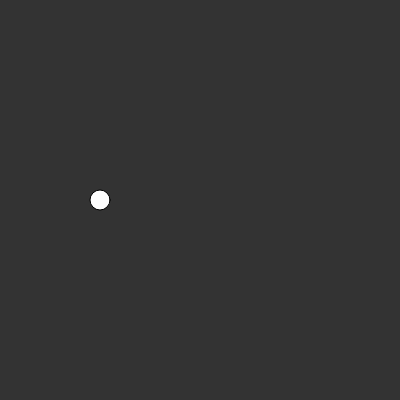
Frame 1 (no input)
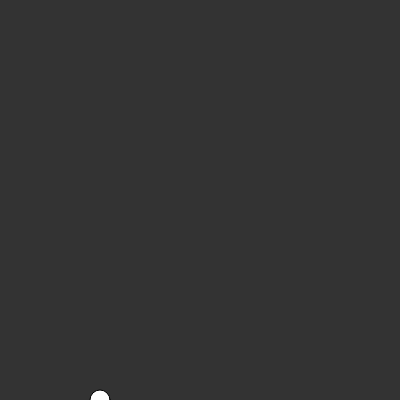
Frame 60 (no input)
Frame 120 (the mouse pressed at the canvas centre since frame 60): identical to frame 60, image omitted

The p5.js sketch that drew these frames (run headless with seeded random() and noise() and a simulated clock; from frame 60 on, the mouse is pressed at the canvas centre):

// p5.js sketch
// ── sketch.js
let listPipes = [];
let bird;

function setup() {
	createCanvas(400, 400);
	bird = new Bird();
	fill(255);
}

function draw() {
	background(51);

	bird.show();
	bird.update();

	if (frameCount % 180 == 0) {
		const pipe = new Pipe();
		listPipes.push(pipe);
	}

	for (var i = 0; i < listPipes.length; i++) {
		listPipes[i].show();
		listPipes[i].update();

		if (listPipes[i].collision()) {
			console.log("you lose");
			fill(255);
			noLoop();
			background(255, 0, 0, 100);
		}

		if (listPipes[i].x + listPipes[i].width < 0) {
			listPipes.splice(i, 1);
		}
	}
}

function keyPressed() {
	if (key == " ") {
		bird.up();
	}
}

// ── bird.js
class Bird {
	constructor() {
		this.size = 20;
		this.x = 100;
		this.y = height / 2;
		this.vel = 0;
		this.gravity = 0.8;
		this.lift = -12;
		this.airDrag = 0.9;
	}

	update() {
		this.y += this.vel;
		this.vel += this.gravity;
		if (this.y + this.vel > height) {
			this.y = height;
			this.vel = 0;
		}
		if (this.y + this.vel < 0) {
			this.y = 0;
			this.vel = 1;
		}
		this.vel *= this.airDrag;
	}

	show() {
		ellipse(this.x, this.y, this.size, this.size);
	}

	up() {
		this.vel += this.lift;
	}
}

// ── pipe.js
function Pipe() {
	this.x = width;
	this.width = 50;
	this.opening = 100;
	this.top = random(0, height - this.opening);
	this.bottom = height - this.top - this.opening;

	this.update = function () {
		this.x -= 5;
	};
	this.show = function () {
		fill(255);
		rect(this.x, 0, this.width, this.top);
		rect(this.x, this.top + this.opening, this.width, this.bottom);
	};

	this.overBird = function () {
		return (
			this.x <= bird.x + bird.size / 2 &&
			this.x >= bird.x - bird.size / 2 - this.width
		);
	};

	this.collision = function () {
		if (this.overBird()) {
			return (
				bird.y <= this.top + bird.size / 2 ||
				bird.y >= height - this.bottom - bird.size / 2
			);
		}
	};
}
